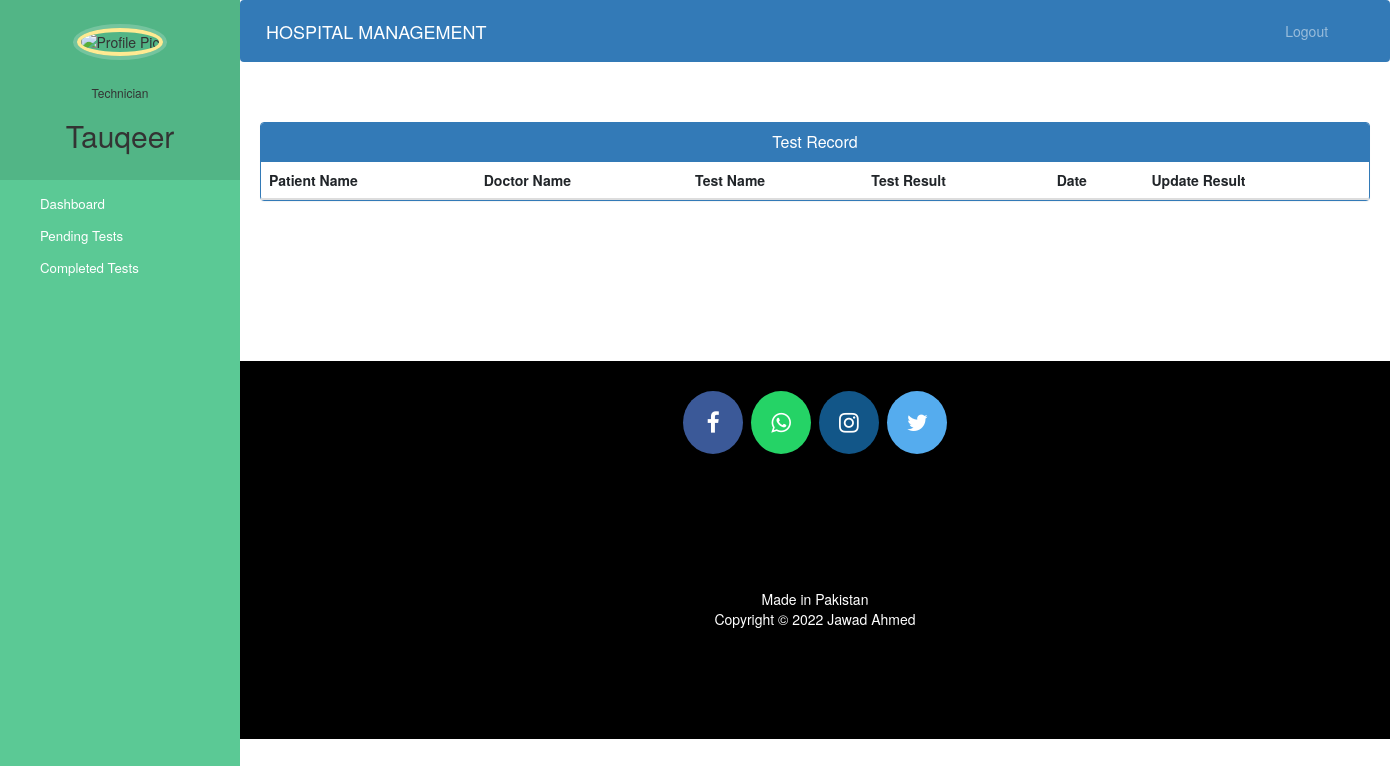
The app's page /technician-view-test (signed in), older data.
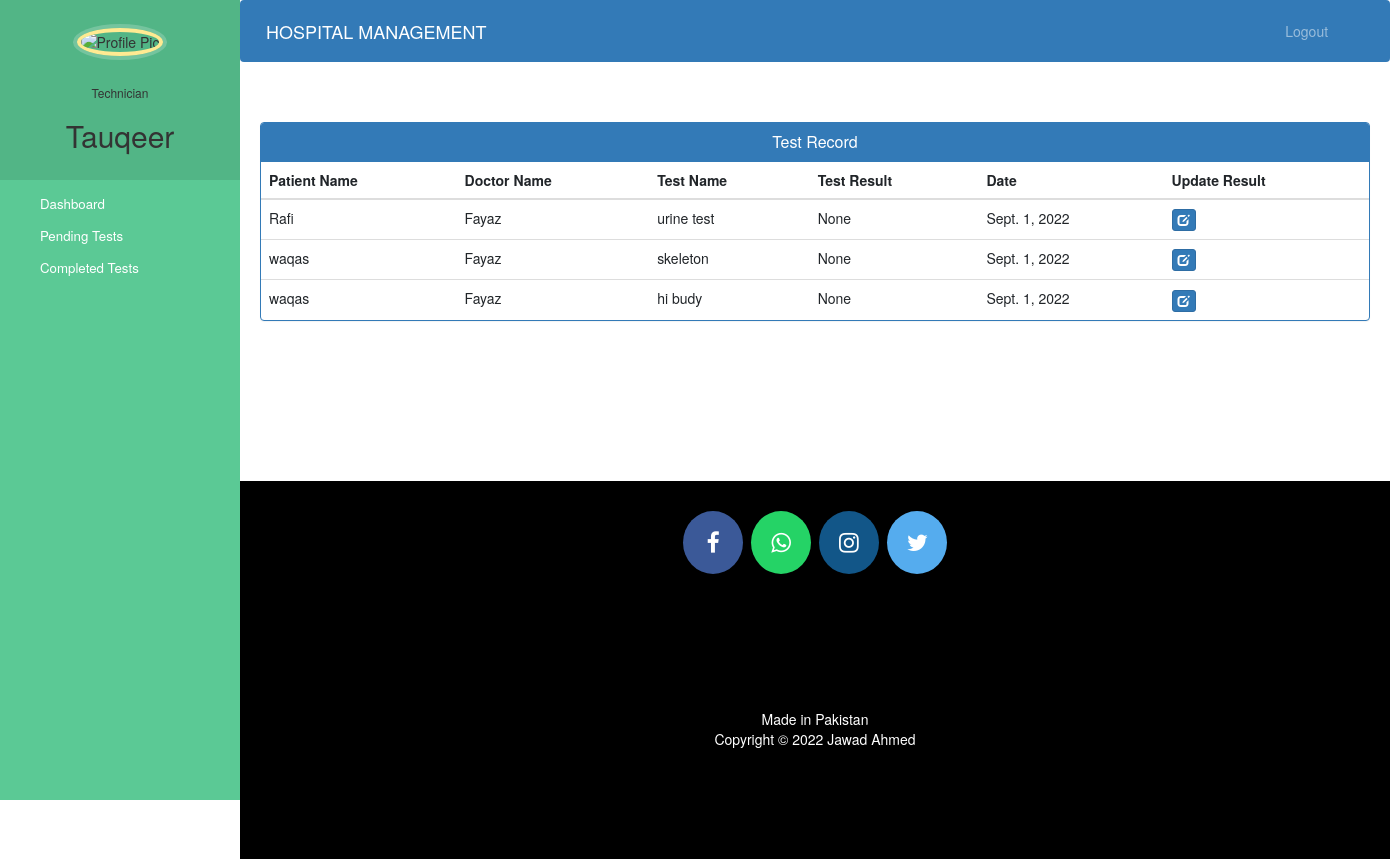
The same page, newer data.
### hospital/models.py (models this page shows)
class Test(models.Model):
    patientId = models.PositiveIntegerField(null=True)
    doctorId = models.PositiveIntegerField(null=True)
    technicianId = models.PositiveIntegerField(null=True)
    patientName = models.CharField(max_length=40, null=True)
    doctorName = models.CharField(max_length=40, null=True)
    technicianName = models.CharField(max_length=40, null=True)
    testDate = models.DateField(auto_now=True)
    description = models.TextField(max_length=500)
    result = models.TextField(max_length=500, null=True, default='Pending')
    status = models.BooleanField(default=False)

### hospital/views.py (the view)
# urls.py: path('technician-view-test', views.technician_view_test_view, name='technician-view-test'),
@login_required(login_url='technicianlogin')
@user_passes_test(is_technician)
def technician_view_test_view(request):
    tests = models.Test.objects.all().filter(technicianId=request.user.id).order_by('-id')
    return render(request, 'hospital/technician_view_test.html', {'tests': tests})

### hospital/views.py (called while the page is built)
def is_technician(user):
    return user.groups.filter(name='TECHNICIAN').exists()

### hospital/templates/hospital/technician_view_test.html (shortened to what this page needs)
{% extends 'hospital/technician_base.html' %}
{% block content %}
{%load static%}
<head>
  <link href="//netdna.bootstrapcdn.com/bootstrap/3.0.0/css/bootstrap.min.css" rel="stylesheet" id="bootstrap-css">
</head>
<div class="container">
  <div class="panel panel-primary">
    <div class="panel-heading">
      <h6 class="panel-title">Test Record</h6>
    </div>
    <table class="table table-hover" id="dev-table">
      <thead>
        <tr>
          <th>Patient Name</th>
          <th>Doctor Name</th>
          <th>Test Name</th>
          <th>Test Result</th>
          <th>Date</th>
          <th>Update Result</th>
        </tr>
      </thead>
      {% for d in tests %}
      <tr>
        <td> {{d.patientName}}</td>
        <td>{{d.doctorName}}</td>
        <td>{{d.description}}</td>
        <td>{{d.result}}</td>
        <td>{{d.testDate}}</td>
        <td><a class="btn btn-primary btn-xs" href="{% url 'update-test-result' d.id  %}"><span class="glyphicon glyphicon-edit"></span></a></td>
      </tr>
      {% endfor %}
    </table>
  </div>
</div>
{% endblock content %}

Row changes from the older to the newer data that the page shows:
added Test: patientName "Rafi", doctorName "Fayaz", description "urine test", result "None", testDate "Sept. 1, 2022"
added Test: patientName "waqas", doctorName "Fayaz", description "skeleton", result "None", testDate "Sept. 1, 2022"
added Test: patientName "waqas", doctorName "Fayaz", description "hi budy", result "None", testDate "Sept. 1, 2022"
